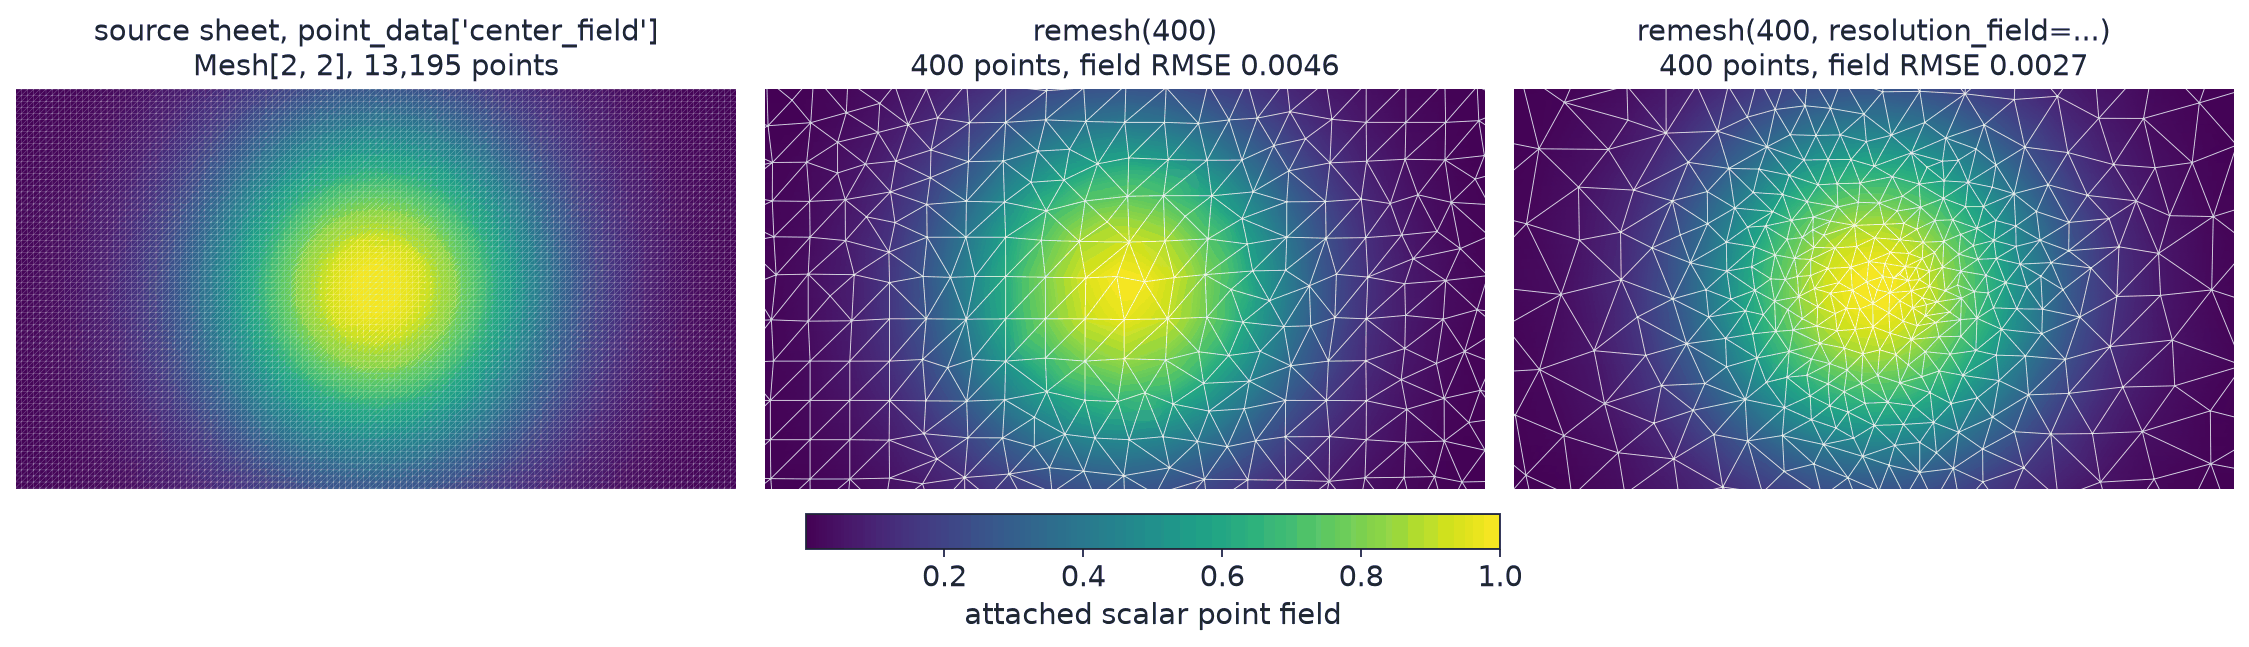

Write Python code to recreate this figure.
# SPDX-FileCopyrightText: Copyright (c) 2026 NVIDIA CORPORATION & AFFILIATES.
# SPDX-FileCopyrightText: All rights reserved.
# SPDX-License-Identifier: Apache-2.0
#
# Licensed under the Apache License, Version 2.0 (the "License");
# you may not use this file except in compliance with the License.
# You may obtain a copy of the License at
#
# http://www.apache.org/licenses/LICENSE-2.0
#
# Unless required by applicable law or agreed to in writing, software
# distributed under the License is distributed on an "AS IS" BASIS,
# WITHOUT WARRANTIES OR CONDITIONS OF ANY KIND, either express or implied.
# See the License for the specific language governing permissions and
# limitations under the License.

"""Render field preservation under uniform and field-aware mesh reduction."""

from __future__ import annotations

from pathlib import Path

import matplotlib
import numpy as np
import torch

matplotlib.use("Agg")

import matplotlib.pyplot as plt  # noqa: E402
import matplotlib.tri as mtri  # noqa: E402
from _style import clean_axis, save  # noqa: E402
from matplotlib.colors import Normalize  # noqa: E402

from physicsnemo.mesh import Mesh

OUTPUT = Path(__file__).parent / "remeshing_point_data.png"

X_LIMITS = (-1.65, 1.65)
Y_LIMITS = (-1.02, 1.02)
PLOT_X_LIMITS = (-1.35, 1.35)
PLOT_Y_LIMITS = (-0.75, 0.75)
SOURCE_COLUMNS = 145
SOURCE_ROWS = 91
TARGET_VERTICES = 400
FIELD_KEY = "center_field"
RESOLUTION_KEY = "center_resolution"
FIELD_WIDTH = 0.46
MAX_RESOLUTION_MULTIPLIER = 4.0

EDGE_COLOR = "#ffffff"
BACKGROUND_COLOR = "#f7f9fa"
TEXT_COLOR = "#23313a"
FIELD_CMAP = "viridis"


def _device() -> torch.device:
    """Use CUDA when available and retain a portable CPU path."""

    return torch.device("cuda" if torch.cuda.is_available() else "cpu")


def _make_sheet(device: torch.device) -> Mesh:
    """Create a dense, consistently oriented triangle sheet."""

    x_axis = torch.linspace(
        X_LIMITS[0],
        X_LIMITS[1],
        SOURCE_COLUMNS,
        dtype=torch.float32,
        device=device,
    )
    y_axis = torch.linspace(
        Y_LIMITS[0],
        Y_LIMITS[1],
        SOURCE_ROWS,
        dtype=torch.float32,
        device=device,
    )
    y_grid, x_grid = torch.meshgrid(y_axis, x_axis, indexing="ij")
    points = torch.stack(
        (x_grid, y_grid, torch.zeros_like(x_grid)),
        dim=-1,
    ).reshape(-1, 3)

    rows = torch.arange(SOURCE_ROWS - 1, device=device)
    columns = torch.arange(SOURCE_COLUMNS - 1, device=device)
    row_grid, column_grid = torch.meshgrid(rows, columns, indexing="ij")
    lower_left = row_grid * SOURCE_COLUMNS + column_grid
    lower_right = lower_left + 1
    upper_left = lower_left + SOURCE_COLUMNS
    upper_right = upper_left + 1
    cells = torch.stack(
        (
            torch.stack((lower_left, lower_right, upper_right), dim=-1),
            torch.stack((lower_left, upper_right, upper_left), dim=-1),
        ),
        dim=-2,
    ).reshape(-1, 3)
    return Mesh(points=points, cells=cells)


def _input_field(x: torch.Tensor, y: torch.Tensor) -> torch.Tensor:
    """Evaluate one smooth sphere-like scalar field at the mesh center."""

    squared_radius = x.square() + y.square()
    return torch.exp(-0.5 * squared_radius / FIELD_WIDTH**2)


def _triangulation(mesh: Mesh) -> mtri.Triangulation:
    """Convert a planar mesh to a Matplotlib triangulation."""

    points = mesh.points.detach().cpu().to(torch.float64).numpy()
    cells = mesh.cells.detach().cpu().to(torch.int64).numpy()
    return mtri.Triangulation(points[:, 0], points[:, 1], cells)


def _interpolate_field(
    mesh: Mesh,
    x_grid: np.ndarray,
    y_grid: np.ndarray,
) -> np.ma.MaskedArray:
    """Interpolate one mesh field on the supplied evaluation grid."""
    triangulation = _triangulation(mesh)
    values = mesh.point_data[FIELD_KEY].detach().cpu().to(torch.float64).numpy()
    interpolator = mtri.LinearTriInterpolator(triangulation, values)
    return interpolator(x_grid, y_grid)


def _preservation_rmse(
    uniform: Mesh,
    adaptive: Mesh,
    reference: Mesh,
) -> tuple[float, float]:
    """Compare both reduced fields with the input on one shared grid subset."""
    x_axis = np.linspace(PLOT_X_LIMITS[0], PLOT_X_LIMITS[1], 260)
    y_axis = np.linspace(PLOT_Y_LIMITS[0], PLOT_Y_LIMITS[1], 160)
    x_grid, y_grid = np.meshgrid(x_axis, y_axis)
    uniform_field = _interpolate_field(uniform, x_grid, y_grid)
    adaptive_field = _interpolate_field(adaptive, x_grid, y_grid)
    reference_field = _interpolate_field(reference, x_grid, y_grid)
    valid = (
        ~np.ma.getmaskarray(uniform_field)
        & ~np.ma.getmaskarray(adaptive_field)
        & ~np.ma.getmaskarray(reference_field)
    )
    if not np.any(valid):
        raise RuntimeError("The reduced fields do not share an evaluation region")
    if float(valid.mean()) < 0.9:
        raise RuntimeError("The shared evaluation region covers too little of the grid")

    reference_values = np.asarray(reference_field)[valid]
    errors = (
        np.asarray(uniform_field)[valid] - reference_values,
        np.asarray(adaptive_field)[valid] - reference_values,
    )
    return tuple(float(np.sqrt(np.mean(error * error))) for error in errors)


def _draw_field(
    axis: plt.Axes,
    mesh: Mesh,
    values: torch.Tensor,
    normalization: Normalize,
    *,
    edge_linewidth: float = 0.42,
    edge_alpha: float = 0.82,
) -> None:
    """Draw one field panel with common limits and compact styling."""

    triangulation = _triangulation(mesh)
    axis.tripcolor(
        triangulation,
        values.detach().cpu().to(torch.float64).numpy(),
        cmap=FIELD_CMAP,
        norm=normalization,
        shading="gouraud",
        rasterized=True,
    )
    axis.triplot(
        triangulation,
        color=EDGE_COLOR,
        linewidth=edge_linewidth,
        alpha=edge_alpha,
    )
    clean_axis(axis, (PLOT_X_LIMITS, PLOT_Y_LIMITS))


def main() -> None:
    """Generate the field-preserving reduction documentation image."""

    source = _make_sheet(_device())
    x = source.points[:, 0]
    y = source.points[:, 1]
    source.point_data[FIELD_KEY] = _input_field(x, y)
    source.point_data[RESOLUTION_KEY] = (
        1.0 + (MAX_RESOLUTION_MULTIPLIER - 1.0) * source.point_data[FIELD_KEY]
    )

    uniform = source.remesh(
        TARGET_VERTICES,
        transfer_point_data=[FIELD_KEY],
    )
    adaptive = source.remesh(
        TARGET_VERTICES,
        transfer_point_data=[FIELD_KEY],
        resolution_field=RESOLUTION_KEY,
    )

    uniform_rmse, adaptive_rmse = _preservation_rmse(uniform, adaptive, source)
    if not np.isfinite([uniform_rmse, adaptive_rmse]).all():
        raise RuntimeError("Mesh reduction produced nonfinite field errors")
    if not adaptive_rmse < 0.85 * uniform_rmse:
        raise RuntimeError(
            "Field-aware reduction did not materially reduce preservation error"
        )

    source_values = source.point_data[FIELD_KEY]
    lower = float(source_values.amin().detach().cpu())
    upper = float(source_values.amax().detach().cpu())
    normalization = Normalize(vmin=lower, vmax=upper)

    figure, axes = plt.subplots(1, 3, figsize=(14.0, 4.4))

    _draw_field(
        axes[0],
        source,
        source.point_data[FIELD_KEY],
        normalization,
        edge_linewidth=0.18,
        edge_alpha=0.42,
    )
    _draw_field(
        axes[1],
        uniform,
        uniform.point_data[FIELD_KEY],
        normalization,
    )
    _draw_field(
        axes[2],
        adaptive,
        adaptive.point_data[FIELD_KEY],
        normalization,
    )

    axes[0].set_title(
        f"source sheet, point_data[{FIELD_KEY!r}]\n"
        f"Mesh[2, 2], {source.n_points:,} points"
    )
    axes[1].set_title(
        f"remesh({TARGET_VERTICES})\n"
        f"{uniform.n_points:,} points, field RMSE {uniform_rmse:.4f}"
    )
    axes[2].set_title(
        f"remesh({TARGET_VERTICES}, resolution_field=...)\n"
        f"{adaptive.n_points:,} points, field RMSE {adaptive_rmse:.4f}"
    )

    colorbar = figure.colorbar(
        plt.cm.ScalarMappable(norm=normalization, cmap=FIELD_CMAP),
        ax=axes,
        orientation="horizontal",
        fraction=0.07,
        pad=0.05,
        shrink=0.4,
    )
    colorbar.set_label("attached scalar point field")

    figure.subplots_adjust(left=0.005, right=0.995, bottom=0.2, top=0.86, wspace=0.04)
    save(figure, OUTPUT, tight=True)
    print(
        "Field preservation RMSE: "
        f"uniform={uniform_rmse:.3e}, adaptive={adaptive_rmse:.3e}"
    )


if __name__ == "__main__":
    main()
